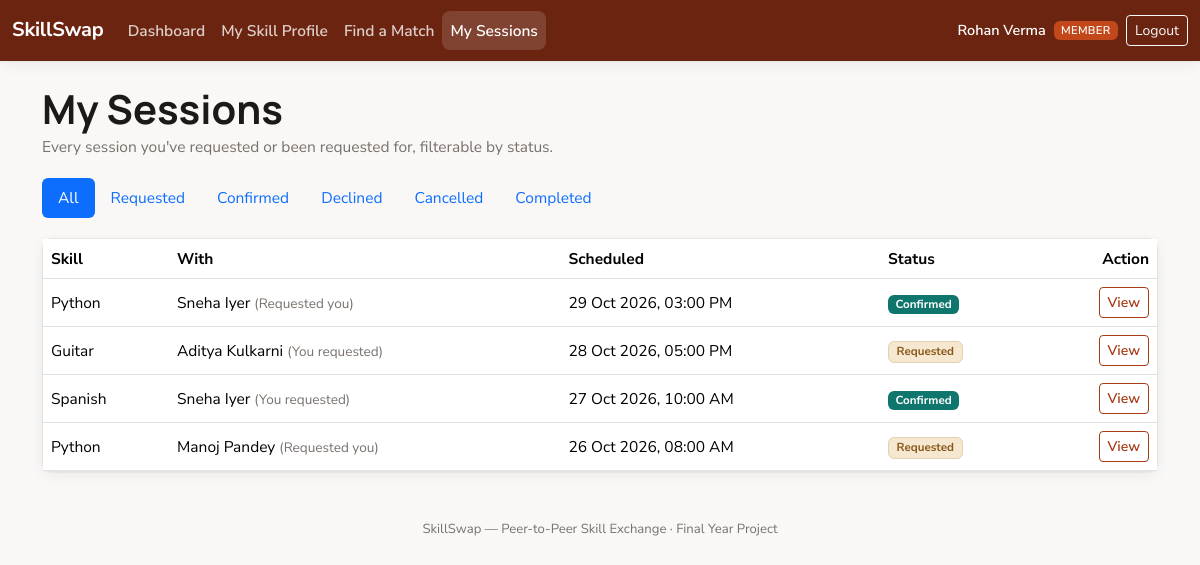
The page /index.php?route=member/sessions (signed in) on the database its author committed.
### tables this page shows
CREATE TABLE sessions (
    id               INT AUTO_INCREMENT PRIMARY KEY,
    skill_id         INT NOT NULL,
    requester_id     INT NOT NULL,
    recipient_id     INT NOT NULL,
    scheduled_start  DATETIME NOT NULL,
    scheduled_end    DATETIME NOT NULL,
    status           ENUM('requested','confirmed','declined','cancelled','completed') NOT NULL DEFAULT 'requested',
    notes            VARCHAR(255) DEFAULT NULL,
    created_at       TIMESTAMP NOT NULL DEFAULT CURRENT_TIMESTAMP,
    updated_at       TIMESTAMP NOT NULL DEFAULT CURRENT_TIMESTAMP ON UPDATE CURRENT_TIMESTAMP,
    FOREIGN KEY (skill_id) REFERENCES skills(id),
    FOREIGN KEY (requester_id) REFERENCES users(id) ON DELETE CASCADE,
    FOREIGN KEY (recipient_id) REFERENCES users(id) ON DELETE CASCADE,
    INDEX idx_sessions_requester (requester_id, status),
    INDEX idx_sessions_recipient (recipient_id, status),
    INDEX idx_sessions_status (status)
);

CREATE TABLE skills (
    id            INT AUTO_INCREMENT PRIMARY KEY,
    name          VARCHAR(100) NOT NULL UNIQUE,
    category      VARCHAR(60) NOT NULL,
    is_active     TINYINT(1) NOT NULL DEFAULT 1,
    created_at    TIMESTAMP NOT NULL DEFAULT CURRENT_TIMESTAMP
);

CREATE TABLE users (
    id            INT AUTO_INCREMENT PRIMARY KEY,
    name          VARCHAR(100) NOT NULL,
    email         VARCHAR(150) NOT NULL UNIQUE,
    password      VARCHAR(255) NOT NULL,
    role          ENUM('super_admin','member') NOT NULL DEFAULT 'member',
    status        ENUM('active','inactive') NOT NULL DEFAULT 'active',
    bio           VARCHAR(500) DEFAULT NULL,
    created_at    TIMESTAMP NOT NULL DEFAULT CURRENT_TIMESTAMP
);

### app/controllers/MemberController.php (called while the page is built, shortened)
<?php
require_once __DIR__ . '/../models/Session.php';
class MemberController
{
    public function sessions(): void
    {
        $userId = Auth::id();
        $status = $_GET['status'] ?? '';
        $status = in_array($status, Session::STATUSES, true) ? $status : null;
        $sessions = Session::listForUser($userId, $status);
        require __DIR__ . '/../views/member/sessions.php';
    }
}

### public/index.php (called while the page is built, shortened)
<?php
require_once __DIR__ . '/../core/helpers.php';
require_once __DIR__ . '/../core/Database.php';
require_once __DIR__ . '/../core/Auth.php';
require_once __DIR__ . '/../app/models/Session.php';
require_once __DIR__ . '/../app/controllers/MemberController.php';
$router = new Router();
$router->get('login', fn() => (new AuthController())->showLogin());
$router->post('login', fn() => (new AuthController())->login());
$router->post('logout', fn() => (new AuthController())->logout());
$router->get('register', fn() => (new AuthController())->showRegister());
$router->post('register', fn() => (new AuthController())->register());
$router->get('admin/dashboard', fn() => (new AdminController())->dashboard());
$router->get('admin/members', fn() => (new AdminController())->members());
$router->post('admin/members/status', fn() => (new AdminController())->memberStatus());
$router->get('admin/skills', fn() => (new AdminController())->skills());
$router->post('admin/skills/store', fn() => (new AdminController())->skillStore());
$router->post('admin/skills/update', fn() => (new AdminController())->skillUpdate());
$router->post('admin/skills/toggle', fn() => (new AdminController())->skillToggle());
$router->get('member/dashboard', fn() => (new MemberController())->dashboard());
$router->get('member/profile', fn() => (new MemberController())->profile());
$router->post('member/profile/bio', fn() => (new MemberController())->profileBio());
$router->post('member/skills/add', fn() => (new MemberController())->skillAdd());
$router->post('member/skills/remove', fn() => (new MemberController())->skillRemove());
$router->get('member/directory', fn() => (new MemberController())->directory());
$router->get('member/sessions', fn() => (new MemberController())->sessions());
$router->get('member/sessions/detail', fn() => (new SessionController())->detail());
$router->post('sessions/request', fn() => (new SessionController())->request());
$router->post('sessions/accept', fn() => (new SessionController())->accept());
$router->post('sessions/decline', fn() => (new SessionController())->decline());
$router->post('sessions/cancel', fn() => (new SessionController())->cancel());
$router->post('sessions/complete', fn() => (new SessionController())->complete());
$router->get('sessions/messages/poll', fn() => (new SessionController())->messagesPoll());
$router->post('sessions/messages/send', fn() => (new SessionController())->messagesSend());
$route = $_GET['route'] ?? '';
$router->dispatch($_SERVER['REQUEST_METHOD'], $route);

### core/Router.php (called while the page is built, shortened)
<?php
class Router
{
    private array $routes = ['GET' => [], 'POST' => []];
    public function get(string $route, callable $handler): void
    {
        $this->routes['GET'][$route] = $handler;
    }
    public function post(string $route, callable $handler): void
    {
        $this->routes['POST'][$route] = $handler;
    }
    public function dispatch(string $method, string $route): void
    {
        $handler = $this->routes[$method][$route] ?? null;
        try {
            $handler();
        } catch (Throwable $e) {
            error_log($e->getMessage());
            http_response_code(500);
            require __DIR__ . '/../app/views/errors/500.php';
        }
    }
}

### core/helpers.php (called while the page is built, shortened)
<?php
function e(?string $value): string
{
    return htmlspecialchars($value ?? '', ENT_QUOTES, 'UTF-8');
}
function format_datetime(?string $datetime): string
{
    $ts = strtotime($datetime);
    return $ts === false ? '-' : date('d M Y, h:i A', $ts);
}
function status_label(string $status): string
{
    return match ($status) {
        'requested' => 'Requested',
        'confirmed' => 'Confirmed',
        'declined'  => 'Declined',
        'cancelled' => 'Cancelled',
        'completed' => 'Completed',
        default     => ucfirst($status),
    };
}
function status_badge_class(string $status): string
{
    return match ($status) {
        'requested' => 'badge-status-requested',
        'confirmed' => 'badge-status-confirmed',
        'declined'  => 'badge-status-declined',
        'cancelled' => 'badge-status-cancelled',
        'completed' => 'badge-status-completed',
        default     => 'bg-secondary',
    };
}

### core/Auth.php (called while the page is built, shortened)
<?php
require_once __DIR__ . '/Database.php';
class Auth
{
    public static function id(): ?int
    {
        return $_SESSION['user_id'] ?? null;
    }
}

### core/Database.php (called while the page is built)
<?php
class Database
{
    private static ?PDO $instance = null;
    public static function connect(): PDO
    {
        if (self::$instance === null) {
            $config = require __DIR__ . '/../config/database.php';
            $dsn = sprintf(
                'mysql:host=%s;port=%d;dbname=%s;charset=%s',
                $config['host'],
                $config['port'],
                $config['database'],
                $config['charset']
            );
            self::$instance = new PDO($dsn, $config['username'], $config['password'], [
                PDO::ATTR_ERRMODE            => PDO::ERRMODE_EXCEPTION,
                PDO::ATTR_DEFAULT_FETCH_MODE => PDO::FETCH_ASSOC,
                PDO::ATTR_EMULATE_PREPARES   => false,
            ]);
        }
        return self::$instance;
    }
}

### app/models/Session.php (called while the page is built, shortened)
<?php
class Session
{
    public static function listForUser(int $userId, ?string $status = null): array
    {
        $sql = 'SELECT sess.*, sk.name AS skill_name,
                       req.name AS requester_name, rec.name AS recipient_name
                FROM sessions sess
                JOIN skills sk ON sk.id = sess.skill_id
                JOIN users req ON req.id = sess.requester_id
                JOIN users rec ON rec.id = sess.recipient_id
                WHERE (sess.requester_id = ? OR sess.recipient_id = ?)';
        $params = [$userId, $userId];
        $sql .= ' ORDER BY sess.scheduled_start DESC';
        $stmt = Database::connect()->prepare($sql);
        $stmt->execute($params);
        return $stmt->fetchAll();
    }
}

### app/views/member/sessions.php (the view, shortened to what this page needs)
<?php require __DIR__ . '/../partials/header.php'; ?>
<?php require __DIR__ . '/../partials/navbar.php'; ?>
<div class="container py-4">
    <h1 class="page-title">My Sessions</h1>
    <p class="page-subtitle">Every session you've requested or been requested for, filterable by status.</p>
    <ul class="nav nav-pills mb-3 flex-wrap">
        <li class="nav-item mb-1">
            <a class="nav-link <?= $status === null ? 'active' : '' ?>" href="/index.php?route=member/sessions">All</a>
        </li>
        <?php foreach (Session::STATUSES as $st): ?>
            <li class="nav-item mb-1">
                <a class="nav-link <?= $status === $st ? 'active' : '' ?>" href="/index.php?route=member/sessions&status=<?= e($st) ?>">
                    <?= status_label($st) ?>
                </a>
            </li>
        <?php endforeach; ?>
    </ul>
    <?php if (!$sessions): ?>
        <div class="card"><div class="card-body text-muted">No sessions in this view yet.</div></div>
    <?php else: ?>
        <div class="card">
            <div class="card-body p-0">
                <table class="table table-hover mb-0 align-middle">
                    <thead>
                    <tr>
                        <th>Skill</th>
                        <th>With</th>
                        <th>Scheduled</th>
                        <th>Status</th>
                        <th class="text-end">Action</th>
                    </tr>
                    </thead>
                    <tbody>
                    <?php foreach ($sessions as $s): ?>
                        <?php
                        $iAmRequester = (int)$s['requester_id'] === Auth::id();
                        $other = $iAmRequester ? $s['recipient_name'] : $s['requester_name'];
                        $role = $iAmRequester ? 'You requested' : 'Requested you';
                        ?>
                        <tr>
                            <td><?= e($s['skill_name']) ?></td>
                            <td><?= e($other) ?> <span class="text-muted small">(<?= e($role) ?>)</span></td>
                            <td><?= format_datetime($s['scheduled_start']) ?></td>
                            <td><span class="badge <?= status_badge_class($s['status']) ?>"><?= status_label($s['status']) ?></span></td>
                            <td class="text-end">
                                <a href="/index.php?route=member/sessions/detail&id=<?= (int)$s['id'] ?>" class="btn btn-sm btn-outline-burnt">View</a>
                            </td>
                        </tr>
                    <?php endforeach; ?>
                    </tbody>
                </table>
            </div>
        </div>
    <?php endif; ?>
</div>
<?php require __DIR__ . '/../partials/footer.php'; ?>

### public/assets/css/style.css (style rules this page uses)
:root { --ss-primary-900: #6b2410; --ss-primary-700: #a83a16; --ss-primary-600: #c2481c; --ss-primary-100: #fbe0d0; --ss-primary-50: #fdf4ee; --ss-teal-900: #0f3f3c; --ss-teal-700: #0f766e; --ss-teal-600: #14837a; --ss-teal-100: #d3f2ec; --ss-ink-900: #1c1917; --ss-ink-700: #44403c; --ss-ink-500: #78716c; --ss-ink-300: #d6d3d1; --ss-ink-100: #f5f3f1; --ss-green: #15803d; --ss-red: #b3261e; --ss-amber: #8a5a1b; --ss-sand: #f5e7d0; --ss-bg: #faf8f6; --ss-surface: #ffffff; --ss-border: #e7e3df; --bs-body-color: #1c1917; --bs-secondary-color: #78716c; --bs-heading-color: #1c1917; --ss-radius: 10px; --ss-shadow: 0 1px 2px rgba(28, 25, 23, 0.05), 0 4px 14px rgba(28, 25, 23, 0.06); }
* { box-sizing: border-box; }
body { background: var(--ss-bg); color: var(--ss-ink-900); font-family: 'Nunito Sans', -apple-system, BlinkMacSystemFont, 'Segoe UI', sans-serif; font-size: 0.97rem; }
h1, h2, h3, h4, h5, .stat-value, .page-title { font-family: 'Manrope', -apple-system, BlinkMacSystemFont, 'Segoe UI', sans-serif; }
.page-title { color: var(--ss-ink-900); font-weight: 700; margin-bottom: 0.15rem; }
.page-subtitle { color: var(--ss-ink-500); margin-bottom: 1.25rem; }
a { color: var(--ss-primary-700); }
.btn-outline-burnt { border-color: var(--ss-primary-700); color: var(--ss-primary-700); font-weight: 600; }
.card { border: 1px solid var(--ss-border); border-radius: var(--ss-radius); box-shadow: var(--ss-shadow); }
.badge-status-requested { background: var(--ss-sand); color: var(--ss-amber); border: 1px solid #e4d2b3; }
.badge-status-confirmed { background: var(--ss-teal-700); color: #fff; }

### rows shown on the page
sessions: skill.name "Python", requester.name "Sneha Iyer", requester "Requested you", scheduled_start "29 Oct 2026, 03:00 PM", status "Confirmed"
sessions: skill.name "Guitar", recipient.name "Aditya Kulkarni", requester "You requested", scheduled_start "28 Oct 2026, 05:00 PM", status "Requested"
sessions: skill.name "Spanish", recipient.name "Sneha Iyer", requester "You requested", scheduled_start "27 Oct 2026, 10:00 AM", status "Confirmed"
sessions: skill.name "Python", requester.name "Manoj Pandey", requester "Requested you", scheduled_start "26 Oct 2026, 08:00 AM", status "Requested"

### other values the page prints
$label "Dashboard"
$label "My Skill Profile"
$label "Find a Match"
$label "My Sessions"
Auth::name() "Rohan Verma"
status_label($st) "Requested"
status_label($st) "Confirmed"
status_label($st) "Declined"
status_label($st) "Cancelled"
status_label($st) "Completed"
